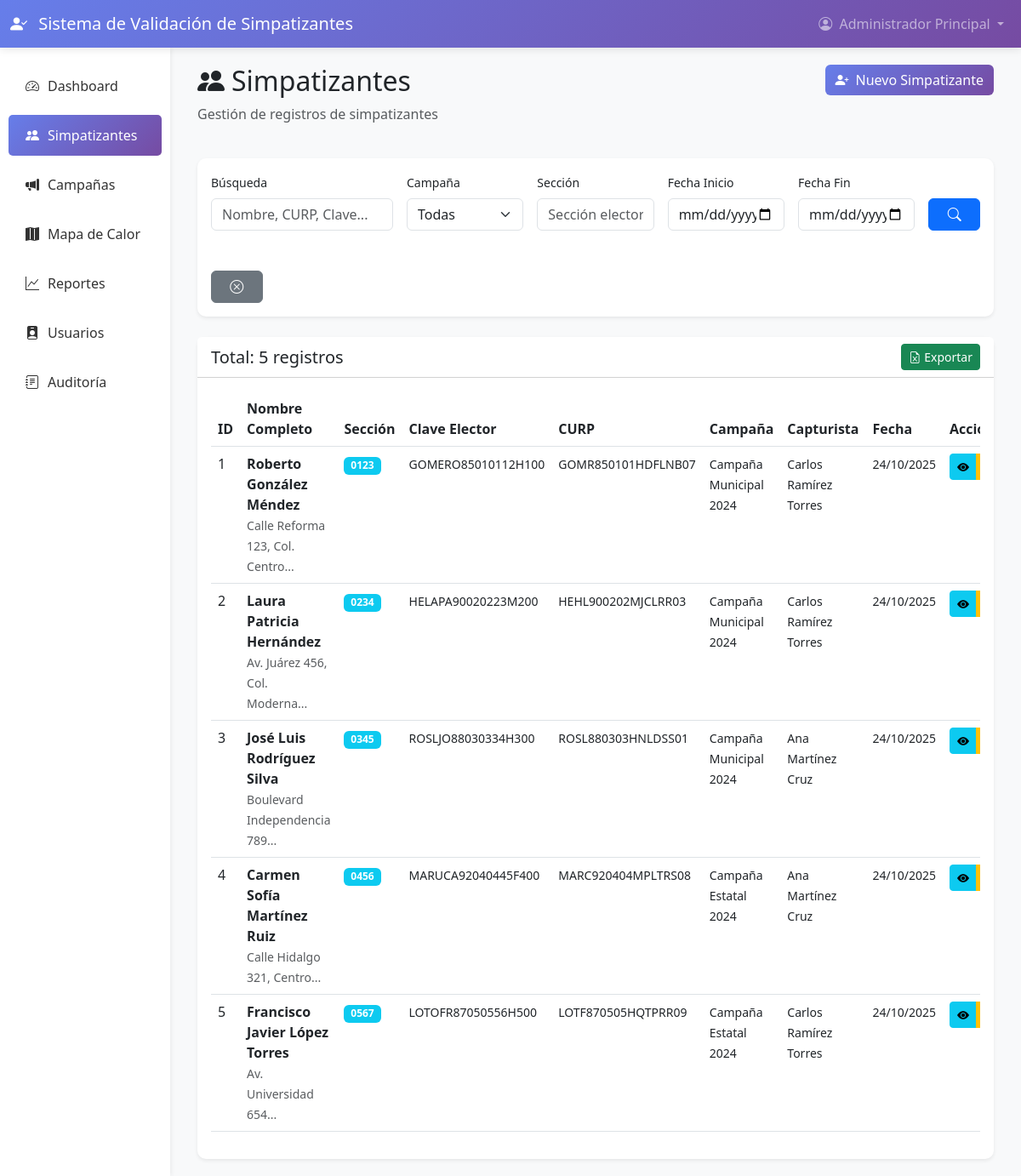
The page /public/simpatizantes/index.php (signed in) on the database its author committed.
### tables this page shows
CREATE TABLE IF NOT EXISTS simpatizantes (
    id INT AUTO_INCREMENT PRIMARY KEY,
    nombre_completo VARCHAR(150) NOT NULL,
    domicilio_completo TEXT NOT NULL,
    sexo ENUM('M', 'F', 'O') NULL,
    ciudad VARCHAR(100),
    clave_elector VARCHAR(18),
    curp VARCHAR(18),
    fecha_nacimiento DATE,
    ano_registro INT,
    vigencia INT,
    seccion_electoral VARCHAR(10) NOT NULL,
    whatsapp VARCHAR(20),
    email VARCHAR(100),
    twitter VARCHAR(100),
    instagram VARCHAR(100),
    facebook VARCHAR(100),
    youtube VARCHAR(100),
    tiktok VARCHAR(100),
    observaciones TEXT,
    latitud DECIMAL(10, 8),
    longitud DECIMAL(11, 8),
    ine_frontal VARCHAR(255),
    ine_posterior VARCHAR(255),
    firma_digital VARCHAR(255),
    campana_id INT,
    capturista_id INT,
    metodo_captura ENUM('manual', 'escaneo') DEFAULT 'manual',
    validado TINYINT(1) DEFAULT 0,
    duplicado TINYINT(1) DEFAULT 0,
    created_at TIMESTAMP DEFAULT CURRENT_TIMESTAMP,
    updated_at TIMESTAMP DEFAULT CURRENT_TIMESTAMP ON UPDATE CURRENT_TIMESTAMP,
    FOREIGN KEY (campana_id) REFERENCES campanas(id) ON DELETE SET NULL,
    FOREIGN KEY (capturista_id) REFERENCES usuarios(id) ON DELETE SET NULL,
    INDEX idx_clave_elector (clave_elector),
    INDEX idx_curp (curp),
    INDEX idx_seccion (seccion_electoral),
    INDEX idx_campana (campana_id),
    INDEX idx_capturista (capturista_id),
    INDEX idx_ubicacion (latitud, longitud),
    INDEX idx_created_at (created_at)
);

CREATE TABLE IF NOT EXISTS campanas (
    id INT AUTO_INCREMENT PRIMARY KEY,
    nombre VARCHAR(150) NOT NULL,
    descripcion TEXT,
    fecha_inicio DATE NOT NULL,
    fecha_fin DATE NOT NULL,
    candidato_id INT,
    activa TINYINT(1) DEFAULT 1,
    created_at TIMESTAMP DEFAULT CURRENT_TIMESTAMP,
    updated_at TIMESTAMP DEFAULT CURRENT_TIMESTAMP ON UPDATE CURRENT_TIMESTAMP,
    FOREIGN KEY (candidato_id) REFERENCES usuarios(id) ON DELETE SET NULL,
    INDEX idx_activa (activa),
    INDEX idx_fechas (fecha_inicio, fecha_fin)
);

CREATE TABLE IF NOT EXISTS usuarios (
    id INT AUTO_INCREMENT PRIMARY KEY,
    username VARCHAR(50) UNIQUE NOT NULL,
    email VARCHAR(100) UNIQUE NOT NULL,
    password VARCHAR(255) NOT NULL,
    nombre_completo VARCHAR(150) NOT NULL,
    rol ENUM('super_admin', 'admin', 'candidato', 'coordinador', 'capturista') NOT NULL DEFAULT 'capturista',
    activo TINYINT(1) DEFAULT 1,
    intentos_fallidos INT DEFAULT 0,
    bloqueado_hasta DATETIME NULL,
    whatsapp VARCHAR(20),
    twitter VARCHAR(100),
    instagram VARCHAR(100),
    facebook VARCHAR(100),
    youtube VARCHAR(100),
    tiktok VARCHAR(100),
    created_at TIMESTAMP DEFAULT CURRENT_TIMESTAMP,
    updated_at TIMESTAMP DEFAULT CURRENT_TIMESTAMP ON UPDATE CURRENT_TIMESTAMP,
    INDEX idx_rol (rol),
    INDEX idx_email (email),
    INDEX idx_activo (activo)
);

### config/Database.php (called while the page is built, shortened)
<?php
class Database {
    private static $instance = null;
    private $connection;
    private function __construct() {
        try {
            $dsn = "mysql:host=" . DB_HOST . ";dbname=" . DB_NAME . ";charset=" . DB_CHARSET;
            $options = [
                PDO::ATTR_ERRMODE => PDO::ERRMODE_EXCEPTION,
                PDO::ATTR_DEFAULT_FETCH_MODE => PDO::FETCH_ASSOC,
                PDO::ATTR_EMULATE_PREPARES => false,
                PDO::MYSQL_ATTR_INIT_COMMAND => "SET NAMES " . DB_CHARSET
            ];
            $this->connection = new PDO($dsn, DB_USER, DB_PASS, $options);
        } catch (PDOException $e) {
            die("Error de conexión a la base de datos: " . $e->getMessage());
        }
    }
    public static function getInstance() {
        if (self::$instance === null) {
            self::$instance = new self();
        }
        return self::$instance;
    }
    public function query($sql, $params = []) {
        try {
            $stmt = $this->connection->prepare($sql);
            $stmt->execute($params);
            return $stmt->fetchAll();
        } catch (PDOException $e) {
            error_log("Error en query: " . $e->getMessage());
            return false;
        }
    }
    public function queryOne($sql, $params = []) {
        try {
            $stmt = $this->connection->prepare($sql);
            $stmt->execute($params);
            return $stmt->fetch();
        } catch (PDOException $e) {
            error_log("Error en queryOne: " . $e->getMessage());
            return false;
        }
    }
}

### app/controllers/AuthController.php (called while the page is built, shortened)
<?php
require_once __DIR__ . '/../../config/Database.php';
class AuthController {
    public function estaAutenticado() {
        return true;
    }
    public function obtenerRol() {
        return $_SESSION['rol'] ?? null;
    }
    public function puedeVerTodasLasCampanas() {
        $rol = $this->obtenerRol();
        return in_array($rol, ['super_admin', 'admin']);
    }
}

### app/controllers/SimpatizanteController.php (called while the page is built, shortened)
<?php
require_once __DIR__ . '/../../config/Database.php';
require_once __DIR__ . '/../models/Simpatizante.php';
require_once __DIR__ . '/AuthController.php';
class SimpatizanteController {
    private $model;
    public function __construct() {
        $this->model = new Simpatizante();
        $this->auth = new AuthController();
    }
    public function listar($filtros = [], $page = 1) {
        $simpatizantes = $this->model->obtenerTodos($filtros, $page);
        $total = $this->model->contarTotal($filtros);
        $totalPaginas = ceil($total / RECORDS_PER_PAGE);
        return [
            'simpatizantes' => $simpatizantes,
            'total' => $total,
            'pagina_actual' => $page,
            'total_paginas' => $totalPaginas
        ];
    }
}

### app/models/Simpatizante.php (called while the page is built, shortened)
<?php
class Simpatizante {
    private $db;
    public function __construct() {
        $this->db = Database::getInstance();
    }
    public function obtenerTodos($filtros = [], $page = 1, $perPage = RECORDS_PER_PAGE) {
        $offset = ($page - 1) * $perPage;
        $where = [];
        $params = [];
        $whereClause = !empty($where) ? 'WHERE ' . implode(' AND ', $where) : '';
        $sql = "SELECT s.*, c.nombre as campana_nombre, u.nombre_completo as capturista_nombre
                FROM simpatizantes s
                LEFT JOIN campanas c ON s.campana_id = c.id
                LEFT JOIN usuarios u ON s.capturista_id = u.id
                $whereClause
                ORDER BY s.created_at DESC
                LIMIT ? OFFSET ?";
        $params[] = $perPage;
        $params[] = $offset;
        return $this->db->query($sql, $params);
    }
    public function contarTotal($filtros = []) {
        $where = [];
        $params = [];
        $whereClause = !empty($where) ? 'WHERE ' . implode(' AND ', $where) : '';
        $sql = "SELECT COUNT(*) as total FROM simpatizantes $whereClause";
        $result = $this->db->queryOne($sql, $params);
        return $result['total'] ?? 0;
    }
}

### public/simpatizantes/index.php (the view, shortened to what this page needs)
<?php
require_once __DIR__ . '/../../config/Database.php';
require_once __DIR__ . '/../../app/controllers/AuthController.php';
require_once __DIR__ . '/../../app/controllers/SimpatizanteController.php';
$auth = new AuthController();
$auth->requiereAutenticacion();
$controller = new SimpatizanteController();
$filtros = [];
$page = isset($_GET['page']) ? (int)$_GET['page'] : 1;
$resultado = $controller->listar($filtros, $page);
include __DIR__ . '/../../app/views/layouts/header.php';
?>
<div class="container-fluid">
    <div class="row mb-4">
        <div class="col-md-6">
            <h2><i class="bi bi-people-fill me-2"></i>Simpatizantes</h2>
            <p class="text-muted">Gestión de registros de simpatizantes</p>
        </div>
        <div class="col-md-6 text-end">
            <a href="<?php echo BASE_URL; ?>/public/simpatizantes/crear.php" class="btn btn-gradient">
                <i class="bi bi-person-plus-fill me-2"></i>Nuevo Simpatizante
            </a>
        </div>
    </div>
    <div class="card border-0 shadow-sm mb-4">
        <div class="card-body">
            <form method="GET" action="" class="row g-3">
                <div class="col-md-3">
                    <label class="form-label small">Búsqueda</label>
                    <input type="text" class="form-control" name="busqueda"
                           placeholder="Nombre, CURP, Clave..."
                           value="<?php echo htmlspecialchars($_GET['busqueda'] ?? ''); ?>">
                </div>
                <?php if ($auth->puedeVerTodasLasCampanas()): ?>
                <div class="col-md-2">
                    <label class="form-label small">Campaña</label>
                    <select class="form-select" name="campana_id">
                        <option value="">Todas</option>
                    </select>
                </div>
                <?php endif; ?>
                <div class="col-md-2">
                    <label class="form-label small">Sección</label>
                    <input type="text" class="form-control" name="seccion"
                           placeholder="Sección electoral"
                           value="<?php echo htmlspecialchars($_GET['seccion'] ?? ''); ?>">
                </div>
                <div class="col-md-2">
                    <label class="form-label small">Fecha Inicio</label>
                    <input type="date" class="form-control" name="fecha_inicio"
                           value="<?php echo htmlspecialchars($_GET['fecha_inicio'] ?? ''); ?>">
                </div>
                <div class="col-md-2">
                    <label class="form-label small">Fecha Fin</label>
                    <input type="date" class="form-control" name="fecha_fin"
                           value="<?php echo htmlspecialchars($_GET['fecha_fin'] ?? ''); ?>">
                </div>
                <div class="col-md-1">
                    <label class="form-label small">&nbsp;</label>
                    <button type="submit" class="btn btn-primary w-100">
                        <i class="bi bi-search"></i>
                    </button>
                </div>
                <div class="col-md-1">
                    <label class="form-label small">&nbsp;</label>
                    <a href="<?php echo BASE_URL; ?>/public/simpatizantes/index.php" class="btn btn-secondary w-100" title="Limpiar filtros">
                        <i class="bi bi-x-circle"></i>
                    </a>
                </div>
            </form>
        </div>
    </div>
    <div class="card border-0 shadow-sm">
        <div class="card-header bg-white">
            <div class="d-flex justify-content-between align-items-center">
                <h5 class="mb-0">
                    Total: <?php echo number_format($resultado['total']); ?> registros
                </h5>
                <a href="<?php echo BASE_URL; ?>/public/simpatizantes/exportar.php?<?php echo http_build_query($filtros); ?>"
                   class="btn btn-sm btn-success">
                    <i class="bi bi-file-earmark-excel me-1"></i>Exportar
                </a>
            </div>
        </div>
        <div class="card-body">
            <div class="table-responsive">
                <table class="table table-hover">
                    <thead>
                        <tr>
                            <th>ID</th>
                            <th>Nombre Completo</th>
                            <th>Sección</th>
                            <th>Clave Elector</th>
                            <th>CURP</th>
                            <th>Campaña</th>
                            <th>Capturista</th>
                            <th>Fecha</th>
                            <th>Acciones</th>
                        </tr>
                    </thead>
                    <tbody>
                        <?php if (empty($resultado['simpatizantes'])): ?>
                            <tr>
                                <td colspan="9" class="text-center text-muted py-4">
                                    <i class="bi bi-inbox" style="font-size: 3rem;"></i>
                                    <p class="mt-2">No se encontraron simpatizantes</p>
                                </td>
                            </tr>
                        <?php else: ?>
                            <?php foreach ($resultado['simpatizantes'] as $simp): ?>
                                <tr>
                                    <td><?php echo $simp['id']; ?></td>
                                    <td>
                                        <strong><?php echo htmlspecialchars($simp['nombre_completo']); ?></strong>
                                        <br>
                                        <small class="text-muted">
                                            <?php echo htmlspecialchars(substr($simp['domicilio_completo'], 0, 40)); ?>...
                                        </small>
                                    </td>
                                    <td>
                                        <span class="badge bg-info">
                                            <?php echo htmlspecialchars($simp['seccion_electoral']); ?>
                                        </span>
                                    </td>
                                    <td><small><?php echo htmlspecialchars($simp['clave_elector'] ?? '-'); ?></small></td>
                                    <td><small><?php echo htmlspecialchars($simp['curp'] ?? '-'); ?></small></td>
                                    <td><small><?php echo htmlspecialchars($simp['campana_nombre'] ?? '-'); ?></small></td>
                                    <td><small><?php echo htmlspecialchars($simp['capturista_nombre'] ?? '-'); ?></small></td>
                                    <td>
                                        <small><?php echo date('d/m/Y', strtotime($simp['created_at'])); ?></small>
                                    </td>
                                    <td>
                                        <div class="btn-group btn-group-sm">
                                            <a href="<?php echo BASE_URL; ?>/public/simpatizantes/ver.php?id=<?php echo $simp['id']; ?>"
                                               class="btn btn-info btn-sm" title="Ver">
                                                <i class="bi bi-eye-fill"></i>
                                            </a>
                                            <a href="<?php echo BASE_URL; ?>/public/simpatizantes/editar.php?id=<?php echo $simp['id']; ?>"
                                               class="btn btn-warning btn-sm" title="Editar">
                                            </a>
                                        </div>
                                    </td>
                                </tr>
                            <?php endforeach; ?>
                        <?php endif; ?>
                    </tbody>
                </table>
            </div>
        </div>
    </div>
</div>
<?php include __DIR__ . '/../../app/views/layouts/footer.php'; ?>

### rows shown on the page
simpatizantes: id "1", nombre_completo "Roberto González Méndez", domicilio_completo "Calle Reforma 123, Col. Centro", seccion_electoral "0123", clave_elector "GOMERO85010112H100", curp "GOMR850101HDFLNB07", campana.nombre "Campaña Municipal 2024", capturista.nombre_completo "Carlos Ramírez Torres", created_at "24/10/2025"
simpatizantes: id "2", nombre_completo "Laura Patricia Hernández", domicilio_completo "Av. Juárez 456, Col. Moderna", seccion_electoral "0234", clave_elector "HELAPA90020223M200", curp "HEHL900202MJCLRR03", campana.nombre "Campaña Municipal 2024", capturista.nombre_completo "Carlos Ramírez Torres", created_at "24/10/2025"
simpatizantes: id "3", nombre_completo "José Luis Rodríguez Silva", domicilio_completo "Boulevard Independencia 789", seccion_electoral "0345", clave_elector "ROSLJO88030334H300", curp "ROSL880303HNLDSS01", campana.nombre "Campaña Municipal 2024", capturista.nombre_completo "Ana Martínez Cruz", created_at "24/10/2025"
simpatizantes: id "4", nombre_completo "Carmen Sofía Martínez Ruiz", domicilio_completo "Calle Hidalgo 321, Centro", seccion_electoral "0456", clave_elector "MARUCA92040445F400", curp "MARC920404MPLTRS08", campana.nombre "Campaña Estatal 2024", capturista.nombre_completo "Ana Martínez Cruz", created_at "24/10/2025"
simpatizantes: id "5", nombre_completo "Francisco Javier López Torres", domicilio_completo "Av. Universidad 654", seccion_electoral "0567", clave_elector "LOTOFR87050556H500", curp "LOTF870505HQTPRR09", campana.nombre "Campaña Estatal 2024", capturista.nombre_completo "Carlos Ramírez Torres", created_at "24/10/2025"

### other values the page prints
APP_NAME "Sistema de Validación de Simpatizantes"
$_SESSION['nombre_completo'] "Administrador Principal"
$resultado['total'] "5"
